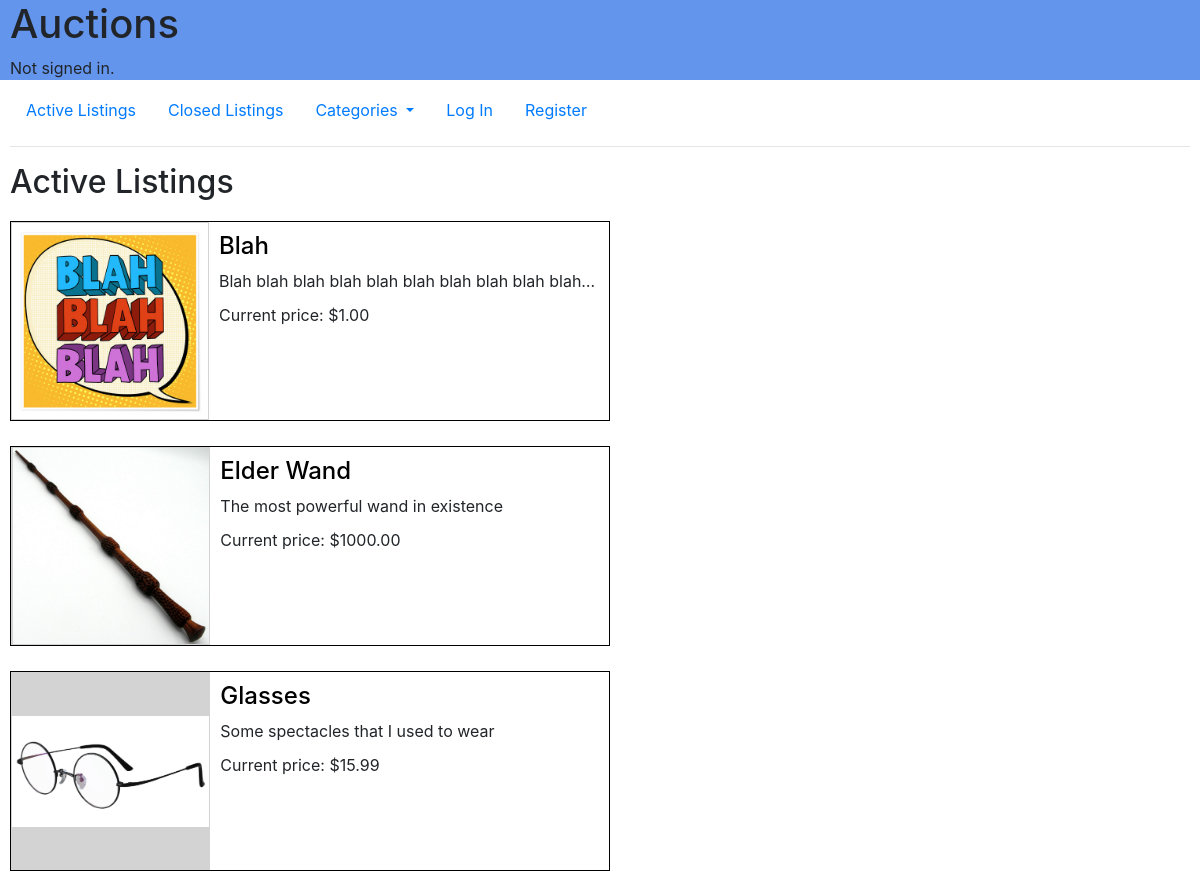
Page /auction/ on the committed database.
### auction/models.py (models this page shows, shortened)
class Listing(models.Model):
    title = models.CharField(max_length=64)
    description = models.TextField()
    image = models.ImageField(blank=True, upload_to='images')
    categories = Choices("Clothing/Footwear","Books","Electronics","Cosmetics","Toys","Home/Garden","Sport/Leisure", "Other")
    category = models.CharField(choices=categories, max_length=32)
    price = models.DecimalField(decimal_places=2, max_digits=10)
    lister = models.ForeignKey(User, on_delete=models.CASCADE, related_name="selling")
    active = models.BooleanField(default=True)
    watchers = models.ManyToManyField(User, blank=True, related_name="watching")
    time = models.DateTimeField("Time listed", auto_now_add=True)

### auction/views.py (the view)
# urls.py: path("", views.index, name="auctionindex"),
def index(request):
    return render(request, "auctions/index.html", {
        "listings": Listing.objects.all()
    })

### auction/templates/auctions/index.html
{% extends "auctions/layout.html" %}
{% block body %}
    <h2>Active Listings</h2>
    {% for listing in listings %}
        {% if listing.active %}
            <div class="mini-listing">
                <div class="mini-listing-left">
                    <img src="{{ listing.image.url }}" class="mini-listing-image">
                </div>
                <div class="mini-listing-right">
                    <a class="mini-listing-link" href="{% url 'listing' listing.id %}"><h4>{{ listing.title }}</h4></a>
                    <div class="mini-listing-description">{{ listing.description }}</div>
                    <p>Current price: ${{ listing.price }}</p>
                </div>
            </div>
        {% endif %}
    {% endfor %}
{% endblock %}

### auction/static/auctions/styles.css (style rules this page uses)
body { padding-left: 10px; padding-right: 10px; }
p { margin: 0px; }
h2 { margin-bottom: 20px; }
.mini-listing { width: 600px; height: 200px; display: flex; border: 0.5px solid black; margin-bottom: 25px; }
.mini-listing-left { height: 100%; width: 200px; padding: 1px; display: flex; justify-content: center; align-items: center; background-color: lightgray; }
.mini-listing-image { max-height: 100%; max-width: 100%; object-fit: contain; }
.mini-listing-right { height: 100%; width: 400px; padding: 10px; }
.mini-listing-link { text-decoration: none; color: black; display: inline-block; }
.mini-listing-description { max-height: 100px; white-space: nowrap; overflow: hidden; text-overflow: ellipsis; margin-bottom: 10px; }

### rows in the picture
Listing: image (picture), title "Blah", description "Blah blah blah blah blah blah blah blah blah blah…", price "1.00"
Listing: image (picture), title "Elder Wand", description "The most powerful wand in existence", price "1000.00"
Listing: image (picture), title "Glasses", description "Some spectacles that I used to wear", price "15.99"
